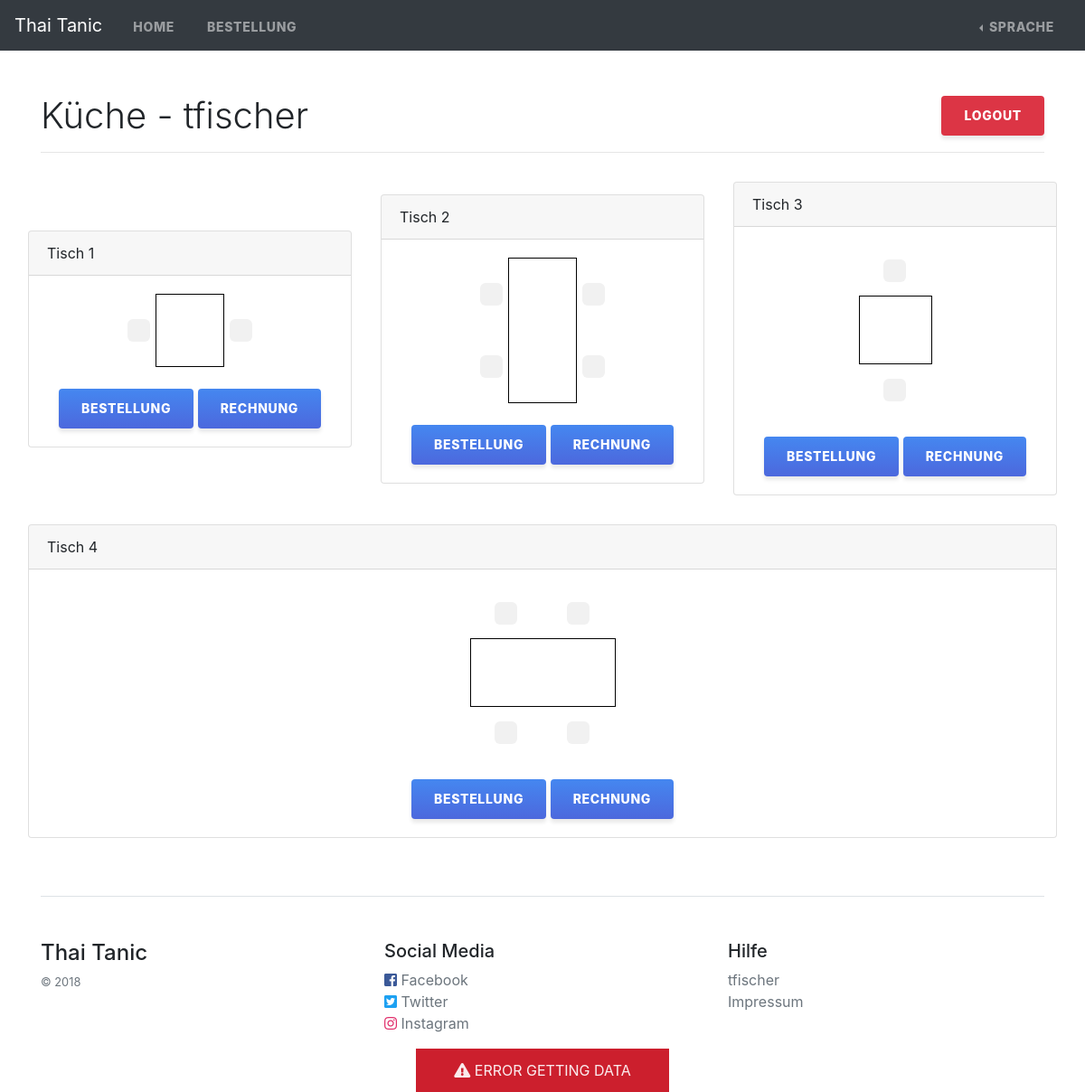
Page /kueche (signed in) on the earlier database version.
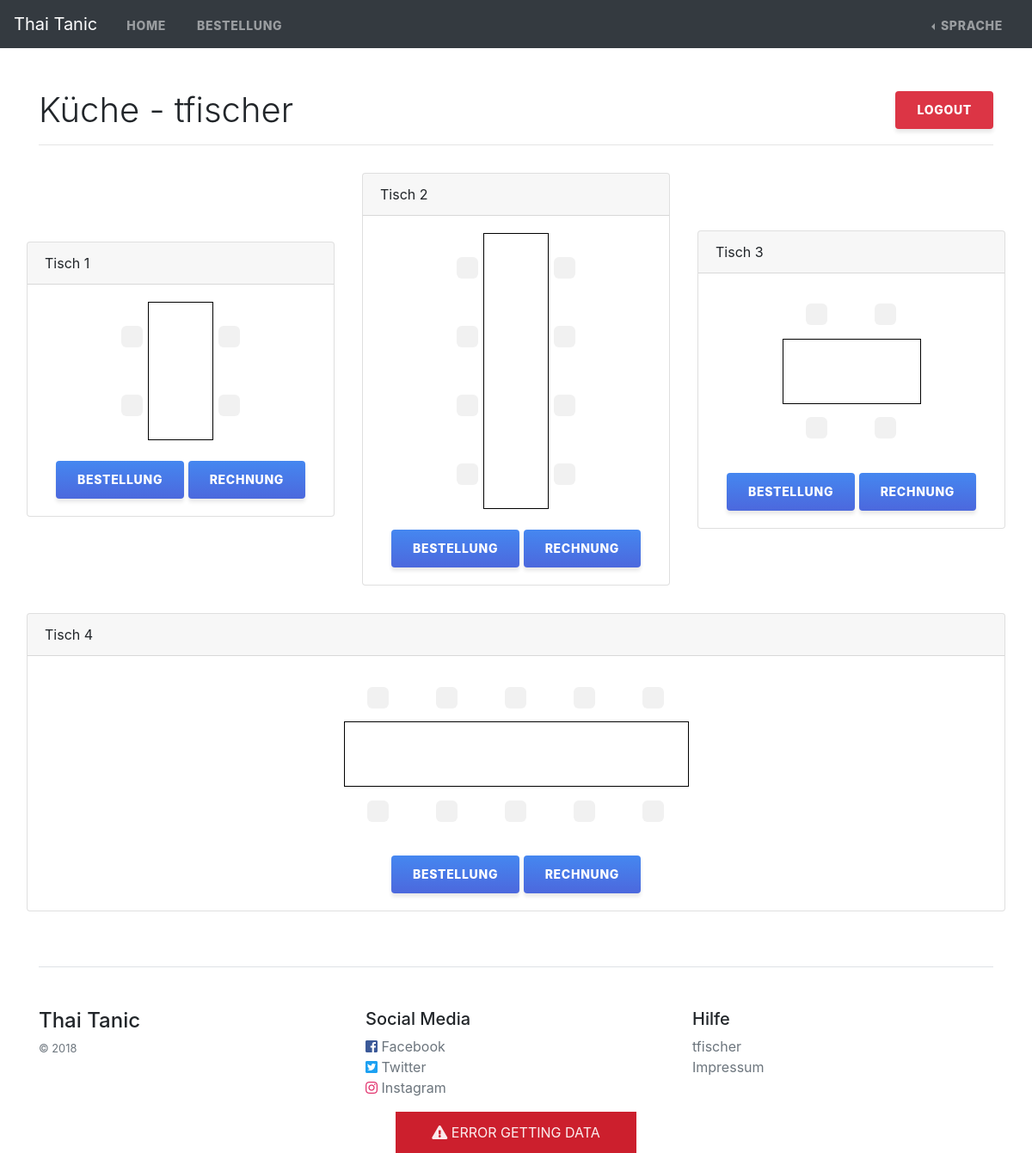
Same page on the later database version.
### tables this page shows
CREATE TABLE `tisch` (
  `id` int(11) NOT NULL,
  `plaetze` int(11) NOT NULL,
  `ausrichtung` varchar(3) NOT NULL
);

### controllers/KuechenController.php (called while the page is built, shortened)
<?php
class KuechenController
{
    static function index()
    {
        $db = new DatabaseController();
        $tables = $db->get_tables();
        include dirname(__FILE__) . './../pages/kueche.php';
        return true;
    }
}

### index.php (called while the page is built, shortened)
<?php
require_once(dirname(__FILE__) . '/helpers.php');
require_once(dirname(__FILE__) . '/Route.php');
require_once(dirname(__FILE__) . '/controllers/Auth.php');
require_once(dirname(__FILE__) . '/controllers/DatabaseController.php');
require_once(dirname(__FILE__) . '/controllers/KuechenController.php');
$route = new Route();
$route->add('GET', '/', function () {
    include dirname(__FILE__) . '/pages/home.php';
    return true;
});
$route->add('GET', '/tisch', '\App\BestellungController::showTables');
$route->add('GET', '/tisch\/(\d*)', '\App\BestellungController::getTable');
$route->add('GET', '/kueche', '\App\KuechenController::index');
$route->add('GET', '/gerichte', '\App\KuechenController::get_gerichte');
$route->add('GET', '/kategorie_gerichte\/(\d*)', '\App\KuechenController::get_gerichte_by_kategorie');
$route->add('GET', '/kategorien', '\App\KuechenController::get_kategorien');
$route->add('GET', '/tisch_bestellung\/(\d*)', '\App\KuechenController::get_order_by_table');
$route->add('GET', '/bestellung_position\/(\d*)', '\App\KuechenController::get_positions_by_order');
$route->add('GET', '/gericht\/(\d*)', '\App\KuechenController::get_gericht');
$route->add('GET', '/revoke_position\/(\d*)', '\App\KuechenController::revoke_position');
$route->add('POST', '/bestellung', '\App\KuechenController::create_order');
$route->add('POST', '/position', '\App\KuechenController::create_position');
$route->add('POST', '/bestellung\/(\d*)', '\App\KuechenController::update_order_status');
$route->add('GET', '/paying\/(\d*)', '\App\KuechenController::paying_order');
$route->add('GET', '/order_payed\/(\d*)', '\App\KuechenController::order_payed');
$route->add('GET', '/view_bill\/(\d*)', '\App\KuechenController::view_bill');
$route->add('GET', '/login', '\App\AuthController::login');
$route->add('POST', '/login', '\App\AuthController::authenticate');
$route->add('GET', '/logout', '\App\AuthController::logout');
$route->add('GET', '/de', function () {
    $_SESSION['lang'] = "de";
    header('Location: ' . config('server.protocol') . $_SERVER['HTTP_HOST'] . config('server.base_url'));
});
$route->add('GET', '/en', function () {
    $_SESSION['lang'] = "en";
    header('Location: ' . config('server.protocol') . $_SERVER['HTTP_HOST'] . config('server.base_url'));
});
$route->add('GET', '/impressum', function () {
    include dirname(__FILE__) . '/pages/impressum.php';
    return true;
});
$route->run();

### controllers/Auth.php (called while the page is built, shortened)
<?php
class Auth
{
    static function check()
    {
        if (isset($_SESSION['auth'])) {
            return true;
        } else {
            return false;
        }
    }
    static function name()
    {
        if (Auth::check()) {
            $name = $_SESSION['auth'][0]['name'];
            return $name;
        }
        return null;
    }
}

### settings.php (called while the page is built)
<?php
return array(
    'server' => array(
        'protocol' => 'http://',
        'base_url' => '/restaurant',
        'url' => 'http://localhost/restaurant/',
        'bill_url' => 'http://localhost:8080/RechnungServlet/Home?id='
    ),
    'lang_fallback' => 'de',
    'db' => array(
        'database' => 'resbes',
        'user' => 'resbes',
        'password' => 'DHBW_WP_2018',
        'server' => '127.0.0.1'
    ),
);

### controllers/DatabaseController.php (called while the page is built, shortened)
<?php
class DatabaseController
{
    private $_con = null;
    public function conn()
    {
        $this->_con = new \mysqli(config('db.server'), config('db.user'), config('db.password'), config('db.database'));
    }
    public function get_tables()
    {
        $sql = "SELECT * FROM tisch";
        $tables = array();
        if ($result = mysqli_query($this->_con, $sql)) {
            $tables = $this->get_as_array($result);
        }
        return $tables;
    }
    private function get_as_array($sql_results)
    {
        $array = array();
        while ($entry = mysqli_fetch_assoc($sql_results)) {
            $tmp = array();
            foreach ($entry as $key => $value) {
                $tmp[$key] = $value;
            }
            $array[] = $tmp;
        }
        return $array;
    }
}

### pages/kueche.php (the view, shortened to what the rows shown need)
<?php include "partials/html_top.php"; ?>
<?php include 'partials/navbar.php'; ?>
<div class="container pt-5">
    <h1 class="font-weight-light">
        <span>Küche - <?php echo \App\Auth::name() ?></span>
        <a class="btn btn-danger float-right logoutBtn" href="<?php asset('/logout') ?>">Logout</a>
    </h1>
    <hr>
</div>
<div class="container-fluid">
    <div class="d-flex flex-wrap justify-content-around align-self-center">
        <?php foreach ($tables as $table): ?>
            <div class="p-3 flex-fill align-self-center">
                <div class="card">
                    <div class="card-header">
                        Tisch <?php echo $table['id'] ?>
                    </div>
                    <div class="card-body">
                        <table class="table table-borderless res_table <?php echo $table['ausrichtung']; ?>"
                               data-id="<?php echo $table['id'] ?>" data-seats="<?php echo $table['plaetze'] ?>">
                            <tbody>
                            <?php if ($table['ausrichtung'] == "hor"): ?>
                                <tr>
                                    <?php for ($i = 1; $i <= $table['plaetze'] / 2; $i++): ?>
                                        <td>
                                            <label class="place">
                                                <span class="seat"></span>
                                            </label>
                                        </td>
                                    <?php endfor; ?>
                                </tr>
                                <tr>
                                    <?php for ($i = 0; $i < $table['plaetze'] / 2; $i++): ?>
                                        <td></td>
                                    <?php endfor; ?>
                                </tr>
                                <tr>
                                    <?php for ($i = ($table['plaetze'] / 2) + 1; $i <= $table['plaetze']; $i++): ?>
                                        <td>
                                            <label class="place">
                                                <span class="seat"></span>
                                            </label>
                                        </td>
                                    <?php endfor; ?>
                                </tr>
                            <?php else: ?>
                                <?php $i = 1;
                                while ($i <= $table['plaetze']): ?>
                                    <tr>
                                        <td>
                                            <label class="place">
                                                <input type="checkbox" data-nr="<?php echo $i++ ?>"
                                                <span class="seat"></span>
                                            </label>
                                        </td>
                                        <td></td>
                                        <td>
                                            <label class="place">
                                                <input type="checkbox" data-nr="<?php echo $i++ ?>"
                                                <span class="seat"></span>
                                            </label>
                                        </td>
                                    </tr>
                                <?php endwhile; ?>
                            <?php endif; ?>
                            </tbody>
                        </table>
                        <div class="text-center">
                            <button class="btn btn-primary mt-4 openOrderModal">Bestellung</button>
                            <button class="btn btn-primary mt-4 viewBillBtn">Rechnung</button>
                        </div>
                    </div>
                </div>
            </div>
        <?php endforeach; ?>
    </div>
</div>
<?php include 'partials/footer.php'; ?>
<?php include 'partials/html_bottom.php'; ?>

### Route.php (shortened to what the rows shown need)
<?php
class Route
{
    private $_methods = array();
    private $_uri = array();
    private $_callable = array();
    public function add(String $mehtod, String $uri, $callable = null)
    {
        $this->_methods[] = strtoupper($mehtod);
        $this->_uri[] = '/' . trim($uri, '/');
        if ($callable != null) {
            $this->_callable[] = $callable;
        }
    }
    public function run()
    {
        $uriGetParam = isset($_GET['uri']) ? '/' . $_GET['uri'] : '/';
        foreach ($this->_uri as $key => $value) {
            if (preg_match_all("#^$value$#", $uriGetParam, $matches)) {
                if ($this->_methods[$key] == $_SERVER['REQUEST_METHOD']) {
                    call_user_func($this->_callable[$key], isset($matches[1]) ? $matches[1][0] : $matches);
                    return true;
                } else {
                    http_response_code(404);
                    header('Not Found');
                    include dirname(__FILE__) . '/pages/404.php';
                }
            }
        }
        return false;
    }
}

Differences in the rows shown:
changed tisch id 1: plaetze 2 → 4 (drawn)
changed tisch id 2: plaetze 4 → 8 (drawn)
changed tisch id 3: plaetze 2 → 4 (drawn)
changed tisch id 4: plaetze 4 → 10 (drawn)
